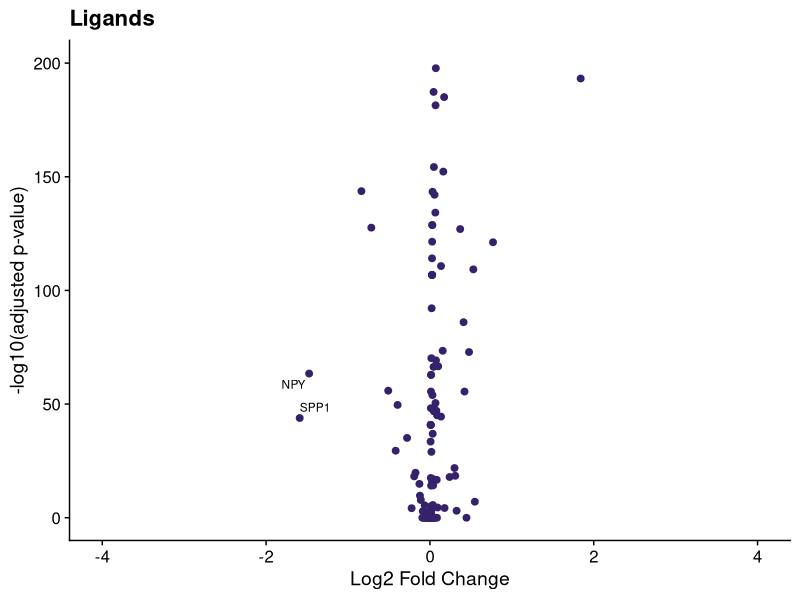
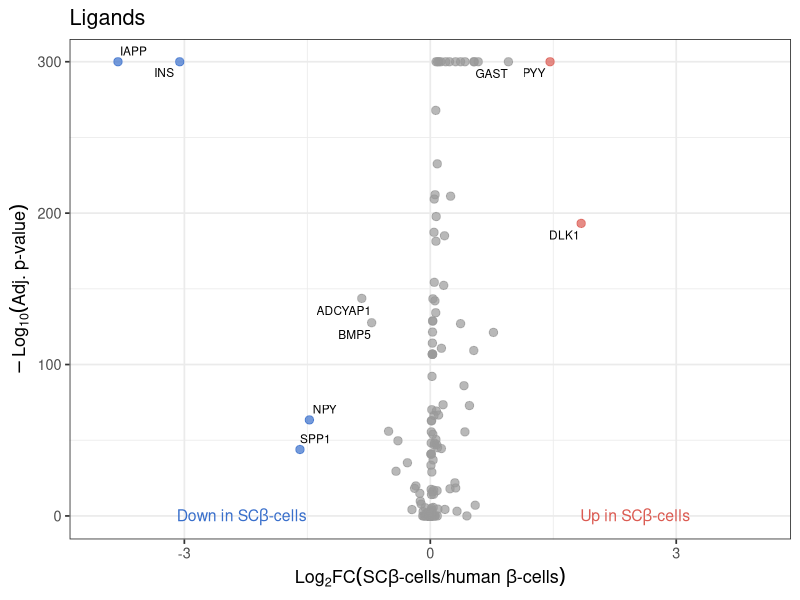
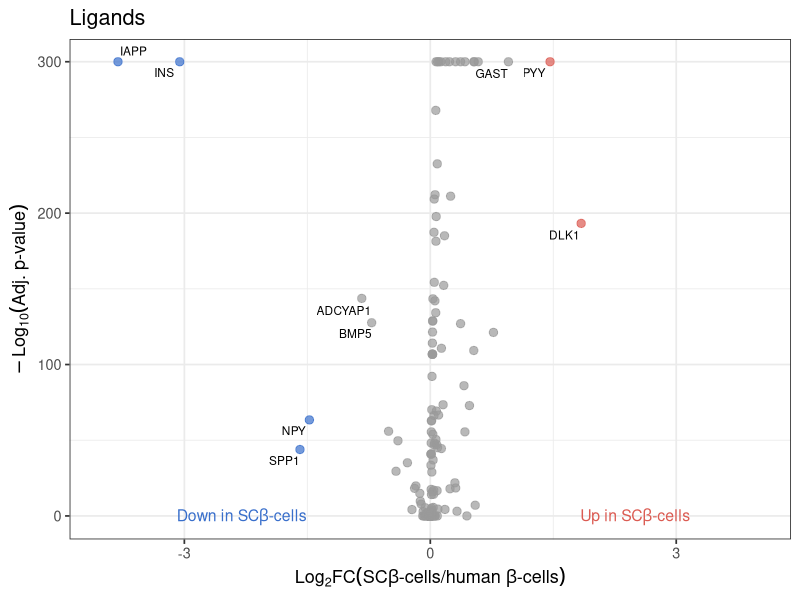

The R script that drew these images, in order: (Note: this script raises an error after producing the figures.)
# analyze seurat integration analysis data from Meltem
# compared the eBCs cell group from the lynn lab sorted stem cell dataset to
# the beta-cells group in the lynn lab human islet dataset


# load packages
library(tidyverse)
library(cowplot)
library(ggrepel) 


###################### load data ####################################



# open integration analysis data
integration_df <- (read.csv("single_cell_analysis/data/markers_humanislet_vs_enrichedbeta_minpct0_lfc0.txt", 
                          sep = "\t")) %>% 
  rename(hgnc_symbol = hgnc_gene_id) %>% 
  # also change the direction of the Fold change ratio for consistency
  # with the proteomics fold change, which is stem cell over human islet
  # data from meltem is human beta cells over eBCs
  # take the negative to invert the direction of the fold change
  mutate(inverse_avg_log2FC = -avg_log2FC) %>% 
  # replace absolute 0 adj p values with 1e-300 for graphical purposes
  mutate(p_val_adj = ifelse(p_val_adj == 0, 1e-300, p_val_adj))


# open latest receptors list
receptors_df <- (read.csv("ligand_receptor_lists/feb2022_new_lists/OmniPath/data/receptors_with_proteomics_DE.tsv", 
                          sep = "\t"))
# open latest ligands list
ligands_df <- (read.csv("ligand_receptor_lists/feb2022_new_lists/OmniPath/data/ligands_with_proteomics_DE.tsv", 
                        sep = "\t")) 



######## append integration data to ligand/receptor lists ####################

# append to receptors
receptors_df <- receptors_df %>% 
  left_join(integration_df,
            by = "hgnc_symbol") %>% 
  # only keep log2FC and adj p value columns
  select(-avg_log2FC,
         -p_val,
         -pct.1,
         -pct.2) %>% 
  # rename columns for clarity in the main datatables
  rename(eBC_beta_scRNA_log2FC = inverse_avg_log2FC,
         eBC_beta_scRNA_adj_p_value = p_val_adj) %>% 
  # reorder columns for consistency with proteomics 
  relocate(eBC_beta_scRNA_adj_p_value,
           .after = eBC_beta_scRNA_log2FC)


# append to ligands
ligands_df <- ligands_df %>% 
  left_join(integration_df,
            by = "hgnc_symbol") %>% 
# only keep log2FC and adj p value columns
select(-avg_log2FC,
       -p_val,
       -pct.1,
       -pct.2) %>% 
  # rename columns for clarity in the main datatables
  rename(eBC_beta_scRNA_log2FC = inverse_avg_log2FC,
         eBC_beta_scRNA_adj_p_value = p_val_adj) %>% 
  # reorder columns for consistency with proteomics 
  relocate(eBC_beta_scRNA_adj_p_value,
           .after = eBC_beta_scRNA_log2FC)


# save new datatables
write_tsv(ligands_df,
          "ligand_receptor_lists/feb2022_new_lists/OmniPath/data/ligands_with_scRNA_DE.tsv")

write_tsv(receptors_df,
          "ligand_receptor_lists/feb2022_new_lists/OmniPath/data/receptors_with_scRNA_DE.tsv")


############## check number of genes with integration data #####################

# View data
ligands_df %>% 
  filter(keep_in_list %in% c("Yes", "TBD")) %>% 
  filter(consensus_score > 4) %>% 
  select(hgnc_symbol,
         sorted_eBCs,
         Beta,
         eBC_beta_scRNA_log2FC,
         eBC_beta_scRNA_adj_p_value) %>%
  View()

# check number of ligands/receptors that arent NA in the integration
# ligands
ligands_df %>% 
  filter(keep_in_list %in% c("Yes", "TBD")) %>% 
  filter(consensus_score > 4) %>% 
  filter(!is.na(eBC_beta_scRNA_log2FC)) %>% 
  select(hgnc_symbol,
         sorted_eBCs,
         Beta,
         eBC_beta_scRNA_log2FC,
         eBC_beta_scRNA_adj_p_value) %>%
  View()
# 202 ligands without NA's

# receptors
receptors_df %>% 
  filter(keep_in_list %in% c("Yes", "TBD")) %>% 
  filter(consensus_score > 7) %>% 
  filter(!is.na(eBC_beta_scRNA_log2FC)) %>% 
  select(hgnc_symbol,
         sorted_eBCs,
         Beta,
         eBC_beta_scRNA_log2FC,
         eBC_beta_scRNA_adj_p_value) %>%
  View()
# 231 receptors



######################## ligands volcano plot ############################

# ligands
ligands_df %>% 
  filter(keep_in_list %in% c("Yes", "TBD")) %>% 
  filter(consensus_score > 4) %>% 
  ggplot(aes(x = eBC_beta_scRNA_log2FC, 
             y = -log10(eBC_beta_scRNA_adj_p_value),
             label = hgnc_symbol)) +
  geom_point(colour = "#36226B", size = 2) +
  labs(x = "Log2 Fold Change",
       y = "-log10(adjusted p-value)") +
  ggtitle("Ligands") +
  scale_y_continuous(limits = c(0,200)) +
  scale_x_continuous(limits = c(-4,4)) +
  geom_text_repel(data=subset(ligands_df %>% 
                                filter(keep_in_list %in% c("Yes", "TBD")) %>% 
                                filter(consensus_score > 4) %>% 
                                filter(eBC_beta_scRNA_log2FC < -1)), 
                  size = 3) +
  theme_cowplot()






ligands_df_2 <- ligands_df %>% 
  filter(keep_in_list %in% c("Yes", "TBD")) %>% 
  filter(consensus_score > 4) %>% 
  # create column with log2FC threshold data 
  mutate(log2FC_threshold = cut(eBC_beta_scRNA_log2FC, 
                                #  based on log2 transformed breakpoints
                                breaks=c(-Inf,-1,1,Inf), 
                                labels=c(-1,0,1))) %>%
  # create column with adj p value threshold
  mutate(adjpvalue_threshold = cut(eBC_beta_scRNA_adj_p_value,
                                   breaks = c(-Inf,0.05,Inf),
                                   labels = c(1,0))) %>%
  # create column that combines both thresholds by multiplying
  # have to convert factor columns to numeric
  mutate(sig_change_threshold = as.numeric(as.character(log2FC_threshold)) 
         * as.numeric(as.character(adjpvalue_threshold)),
         sig_change_threshold = cut(sig_change_threshold,
                                    breaks=c(-Inf,-0.5,0.5,Inf), 
                                    labels=c("Up in human islets",
                                             "no change",
                                             "Up in SC-islets")))

#figure out which ligands are the 2 others to label
ligands_df_2 %>% 
  select(hgnc_symbol,
         eBC_beta_scRNA_log2FC) %>% 
  View()

  # plot
ligands_df_2 %>% 
  ggplot(aes(x = eBC_beta_scRNA_log2FC, 
             y = -log10(eBC_beta_scRNA_adj_p_value),
             label = hgnc_symbol)) +
  # colour points based on the threshold
  geom_point(aes(colour = sig_change_threshold),
             size = 2.5,
             alpha = 0.7) +
  scale_colour_manual(values = c("#396FCB", "gray60", "#DB5B52")) +
  labs(x = bquote(Log["2"]*FC(paste("SC", beta, "-cells/human ", beta, "-cells"))),
       y = bquote(-Log["10"]("Adj. p-value"))) +
  scale_x_continuous(limits = c(-4,4),
                     breaks = c(-3,0,3)) +
#  scale_y_continuous(limits = c(0,320)) +
  ggtitle("Ligands") +
  # add text labels to the colours
  annotate("text",
           x = -2.3, 
           y = -0.5, 
           label = expression(paste("Down in SC", beta, "-cells")),
           size = 4,
           colour = "#396FCB") +
  annotate("text",
           x = 2.5, 
           y = -0.5, 
           label = expression(paste("Up in SC", beta, "-cells")),
           size = 4,
           colour = "#DB5B52") +
  geom_text_repel(data=ligands_df_2 %>% 
                    filter(keep_in_list %in% c("Yes", "TBD")) %>% 
                    filter(consensus_score > 4) %>% 
                    filter(sig_change_threshold %in% c("Up in human islets")),
                  size = 3) +
  geom_text_repel(data=ligands_df_2 %>% 
                    filter(hgnc_symbol %in% c("ADCYAP1",
                                              "GAST",
                                              "BMP5",
                                              "PYY",
                                              "DLK1")),
                  size = 3,
                  force_pull = 1,
                  max.overlaps = 5,
                  max.time = 3,
                  force = 5,
                  nudge_y = -1,
                  nudge_x = -.05) +
  theme_bw(base_size = 13) +
  theme(legend.position="none")


# save the plot
ggsave("ligand_receptor_lists/feb2022_new_lists/OmniPath/figures/scRNAseq_volcano_plots/ligands_scRNAseq_volcano_eBC_vs_betacell_2.png",
       scale = 1.5)





########################## receptors volcano plot ####################################
receptors_df %>% 
  filter(keep_in_list %in% c("Yes", "TBD")) %>% 
  filter(consensus_score > 7) %>% 
  ggplot(aes(x = avg_log2FC, 
             y = -log10(p_val_adj),
             label = hgnc_symbol)) +
  geom_point(colour = "#1F9274", size = 2) +
  labs(x = "Log2 Fold Change",
       y = "-log10(adjusted p-value)") +
  ggtitle("Receptors") +
  scale_y_continuous(limits = c(0,200)) +
  scale_x_continuous(limits = c(-2,2)) +
  geom_text_repel(data=subset(receptors_df %>% 
                                filter(keep_in_list %in% c("Yes", "TBD")) %>% 
                                filter(consensus_score > 7)), 
                  size = 3,
                  max.overlaps = 30,
                  force = 30,
                  max.time = 10) +
  theme_cowplot()






receptors_df_2 <- receptors_df %>% 
  filter(keep_in_list %in% c("Yes", "TBD")) %>% 
  filter(consensus_score > 7) %>% 
  # create column with log2FC threshold data 
  mutate(log2FC_threshold = cut(eBC_beta_scRNA_log2FC, 
                                #  based on log2 transformed breakpoints
                                breaks=c(-Inf,-1,1,Inf), 
                                labels=c(-1,0,1))) %>%
  # create column with adj p value threshold
  mutate(adjpvalue_threshold = cut(eBC_beta_scRNA_adj_p_value,
                                   breaks = c(-Inf,0.05,Inf),
                                   labels = c(1,0))) %>%
  # create column that combines both thresholds by multiplying
  # have to convert factor columns to numeric
  mutate(sig_change_threshold = as.numeric(as.character(log2FC_threshold)) 
         * as.numeric(as.character(adjpvalue_threshold)),
         sig_change_threshold = cut(sig_change_threshold,
                                    breaks=c(-Inf,-0.5,0.5,Inf), 
                                    labels=c("Up in human islets",
                                             "no change",
                                             "Up in SC-islets")))
# plot
receptors_df_2 %>% 
  ggplot(aes(x = eBC_beta_scRNA_log2FC, 
             y = -log10(eBC_beta_scRNA_adj_p_value),
             label = hgnc_symbol)) +
  # colour points based on the threshold
  geom_point(aes(colour = sig_change_threshold),
             size = 2.5,
             alpha = 0.7) +
  scale_colour_manual(values = c("#396FCB", "gray60", "#DB5B52")) +
  labs(x = bquote(Log["2"]*FC(paste("SC", beta, "-cells/human ", beta, "-cells"))),
       y = bquote(-Log["10"]("Adj. p-value"))) +
  scale_x_continuous(limits = c(-2,2),
                     breaks = c(-2,0,2)) +
  scale_y_continuous(limits = c(0,320)) +
  ggtitle("Receptors") +
  # add text labels to the colours
  annotate("text",
           x = -1.2, 
           y = -0, 
           label = expression(paste("Down in SC", beta, "-cells")),
           size = 4,
           colour = "#396FCB") +
  annotate("text",
           x = 1.2, 
           y = -0, 
           label = expression(paste("Up in SC", beta, "-cells")),
           size = 4,
           colour = "#DB5B52") +
  geom_text_repel(data=receptors_df_2 %>% 
                    filter(keep_in_list %in% c("Yes", "TBD")) %>% 
                    filter(consensus_score > 7) %>% 
                    filter(sig_change_threshold %in% c("Up in human islets",
                                                       "Up in SC-islets")),
                  size = 3,
                  force_pull = 1,
                  max.overlaps = 10,
                  max.time = 3,
                  force = 20) +
  geom_text_repel(data=receptors_df_2 %>% 
                    filter(hgnc_symbol %in% c("PLXNC1",
                                              "PLXNA2",
                                              "SSTR2",
                                              "NRXN1",
                                              "GLP1R",
                                              "GIPR",
                                              "FZD3")),
                  size = 3,
                  force_pull = 5,
                  max.overlaps = 10,
                  max.time = 3,
                  force = 20) +
  theme_bw(base_size = 13) +
  theme(legend.position="none")


# save the plot
# save the plot
ggsave("ligand_receptor_lists/feb2022_new_lists/OmniPath/figures/scRNAseq_volcano_plots/receptors_scRNAseq_volcano_eBC_vs_betacell_2.png",
       scale = 1.5)




# ggsave("ligand_receptor_lists/feb2022_new_lists/OmniPath/figures/scRNAseq_volcano_plots/receptors_scRNAseq_volcano_eBC_vs_betacell_log2fc0_5.JPG",
#        device = "jpg",
#        width = 1500,
#        height = 1500,
#        units = "px",
#        scale = 0.8)



########################## all genes volanco plot ####################################


integration_df %>% 
# create column with log2FC threshold data 
mutate(log2FC_threshold = cut(inverse_avg_log2FC, 
                              #  based on log2 transformed breakpoints
                              breaks=c(-Inf,-1,1,Inf), 
                              labels=c(-1,0,1))) %>%
  # create column with adj p value threshold
  mutate(adjpvalue_threshold = cut(p_val_adj,
                                   breaks = c(-Inf,0.05,Inf),
                                   labels = c(1,0))) %>%
  # create column that combines both thresholds by multiplying
  # have to convert factor columns to numeric
  mutate(sig_change_threshold = as.numeric(as.character(log2FC_threshold)) 
         * as.numeric(as.character(adjpvalue_threshold)),
         sig_change_threshold = cut(sig_change_threshold,
                                    breaks=c(-Inf,-0.5,0.5,Inf), 
                                    labels=c("Up in human islets",
                                             "no change",
                                             "Up in SC-islets"))) %>% 
  # plot
  ggplot(aes(x = inverse_avg_log2FC, 
             y = -log10(p_val_adj),
             label = hgnc_symbol)) +
  # colour points based on the threshold
  geom_point(aes(colour = sig_change_threshold),
             size = 1.4,
             alpha = 0.6) +
  scale_colour_manual(values = c("#396FCB", "gray60", "#DB5B52")) +
  labs(x = bquote(Log["2"]*FC(paste("SC", beta, "-cells/human ", beta, "-cells"))),
       y = bquote(-Log["10"]("Adj. p-value"))) +
 # scale_x_continuous(limits = c(-4,6)) +
  ggtitle("All genes") +
  # add text labels to the colours
  annotate("text",
           x = -5.5, 
           y = -0.5, 
           label = expression(paste("Down in SC", beta, "-cells")),
           size = 4,
           colour = "#396FCB") +
  annotate("text",
           x = 3.9, 
           y = -0.5, 
           label = expression(paste("Up in SC", beta, "-cells")),
           size = 4,
           colour = "#DB5B52") +
  # add text label for genes that really stand out
  geom_text_repel(data=subset(integration_df %>% 
                                filter(hgnc_symbol %in% c("MALAT1",
                                                          "INS", 
                                                          "IAPP",
                                                          "eGFP",
                                                          "CHGA"))),
                  size = 3,
                  nudge_y = -3,
                  force = 1,
                  force_pull = 1) +
  theme_bw(base_size = 13) +
  theme(legend.position="none")

# save the plot
# save the plot
ggsave("ligand_receptor_lists/feb2022_new_lists/OmniPath/figures/scRNAseq_volcano_plots/allgenes_scRNAseq_volcano_eBC_vs_betacell.png",
       scale = 1.5)



# ggsave("ligand_receptor_lists/feb2022_new_lists/OmniPath/figures/scRNAseq_volcano_plots/allgenes_scRNAseq_volcano_eBC_vs_betacell.JPG",
#        device = "jpg",
#        width = 1500,
#        height = 1500,
#        units = "px",
#        scale = 0.8)
